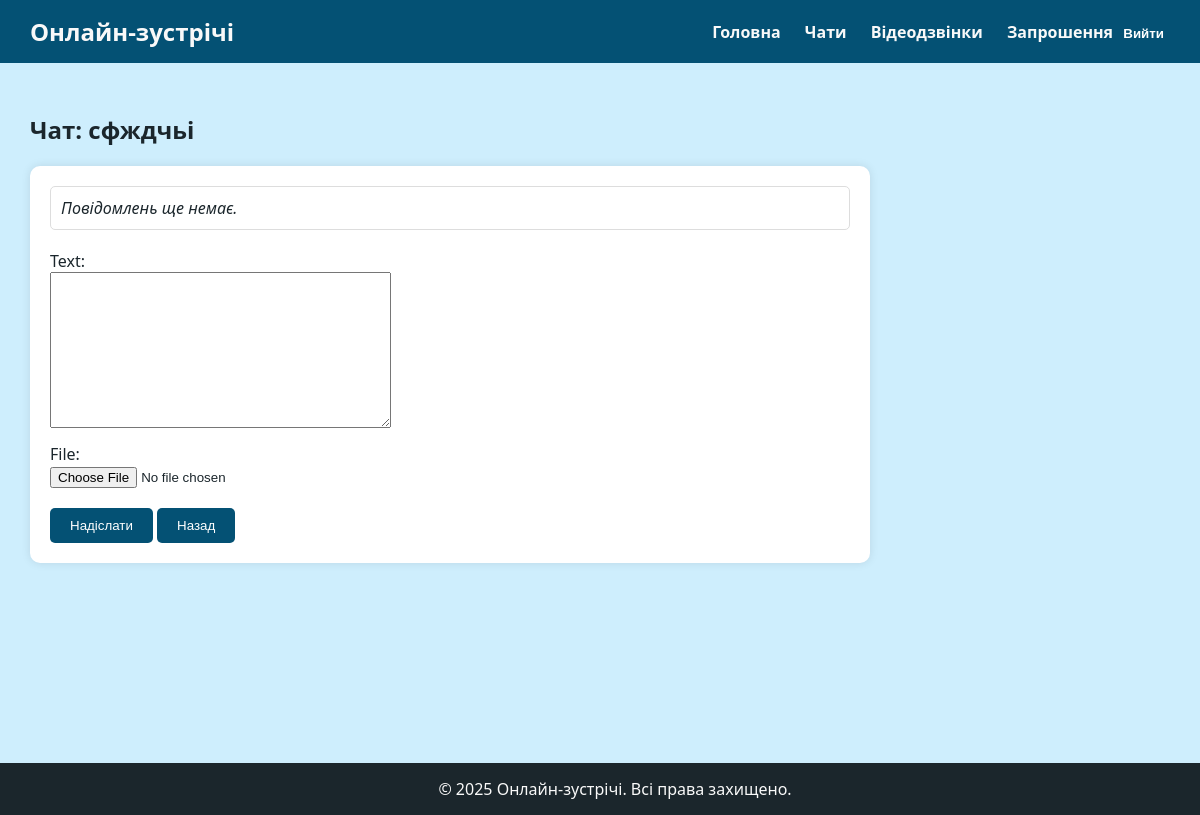
The app's page /chats/7/ (signed in), older data.
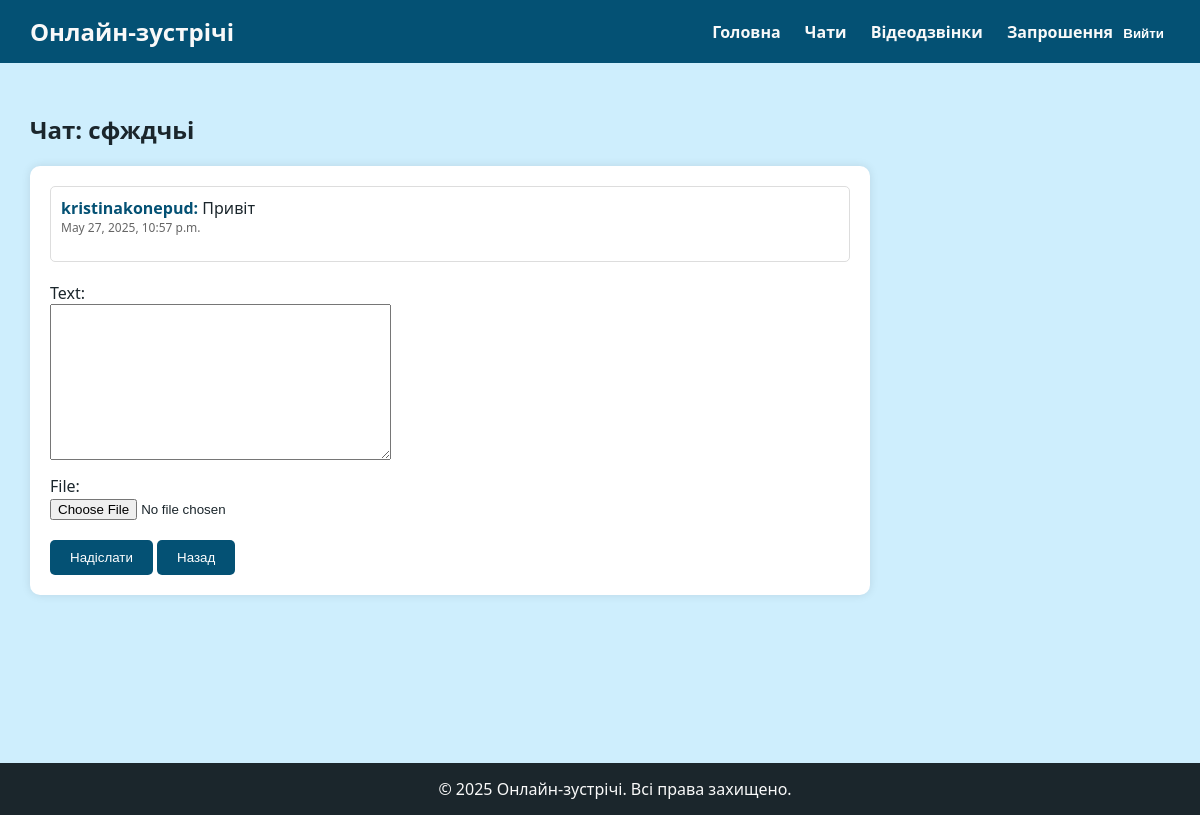
The same page, newer data.
### Project/models/message.py (models this page shows)
class Message(models.Model):
    room = models.ForeignKey(ChatRoom, on_delete=models.CASCADE)
    sender = models.ForeignKey(User, on_delete=models.CASCADE)
    text = models.TextField()
    timestamp = models.DateTimeField(auto_now_add=True)
    file = models.FileField(upload_to="chat_files/", blank=True, null=True)

### Project/models/user.py (models this page shows)
class User(AbstractUser):
    avatar = models.ImageField(upload_to='avatars/', blank=True)

### Project/views/chat_view.py (the view)
# urls.py: path('chats/<int:room_id>/', chat_room, name='chat_room'),
@login_required
def chat_room(request, room_id):
    room = get_object_or_404(ChatRoom, pk=room_id)
    if request.user not in room.participants.all():
        return redirect('chat_list')
    messages = Message.objects.filter(room=room).order_by('timestamp')
    if request.method == 'POST':
        form = MessageForm(request.POST, request.FILES)
        if form.is_valid():
            message = form.save(commit=False)
            message.room = room
            message.sender = request.user
            message.save()
            return redirect('chat_room', room_id=room.id)
    else:
        form = MessageForm()
    return render(request, 'chat_room.html', {
        'room': room,
        'messages': messages,
        'form': form
    })

### Project/forms/chat_form.py (shortened to what this page needs)
class MessageForm(forms.ModelForm):
    class Meta:
        model = Message
        fields = ['text', 'file']
    def __init__(self, *args, **kwargs):
        super().__init__(*args, **kwargs)
        self.fields['text'].required = False
        self.fields['file'].required = False  # якщо теж не хочеш обов’язковим

### templates/chat_room.html (shortened to what this page needs)
{% extends 'base.html' %}
{% block content %}
<h2>Чат: {{ room.name }}</h2>
<div style="max-width: 800px; background: white; padding: 20px; border-radius: 10px; box-shadow: 0 0 10px rgba(0,0,0,0.1); margin-bottom: 30px;">
    <div style="max-height: 300px; overflow-y: auto; border: 1px solid #ddd; padding: 10px; border-radius: 5px; margin-bottom: 20px;">
        {% for message in messages %}
            <div style="margin-bottom: 15px;">
                <strong style="color: var(--primary);">{{ message.sender.username }}:</strong> {{ message.text }}
                <div style="font-size: 12px; color: #666;">{{ message.timestamp }}</div>
            </div>
        {% empty %}
            <div style="font-style: italic;">Повідомлень ще немає.</div>
        {% endfor %}
    </div>
    <form method="post" enctype="multipart/form-data">
        <div style="margin-bottom: 10px;">
            {{ form.text.label_tag }}<br>
            {{ form.text }}
        </div>
        <div style="margin-bottom: 20px;">
            {{ form.file.label_tag }}<br>
            {{ form.file }}
        </div>
        <button type="submit" style="background-color: var(--primary); color: white; border: none; padding: 10px 20px; border-radius: 5px; cursor: pointer;">
            Надіслати
        </button>
        <button type="button" onclick="window.location.href='{% url 'chat_list' %}'"
    style="background-color: var(--primary); color: white; border: none; padding: 10px 20px; border-radius: 5px; cursor: pointer;">
    Назад
</button>
    </form>
</div>
{% endblock %}

Row changes from the older to the newer data that the page shows:
added Message: sender.username "kristinakonepud", text "Привіт", timestamp "May 27, 2025, 10:57 p.m."
Text that changed along with them:
text no longer shown: "Повідомлень ще немає."
